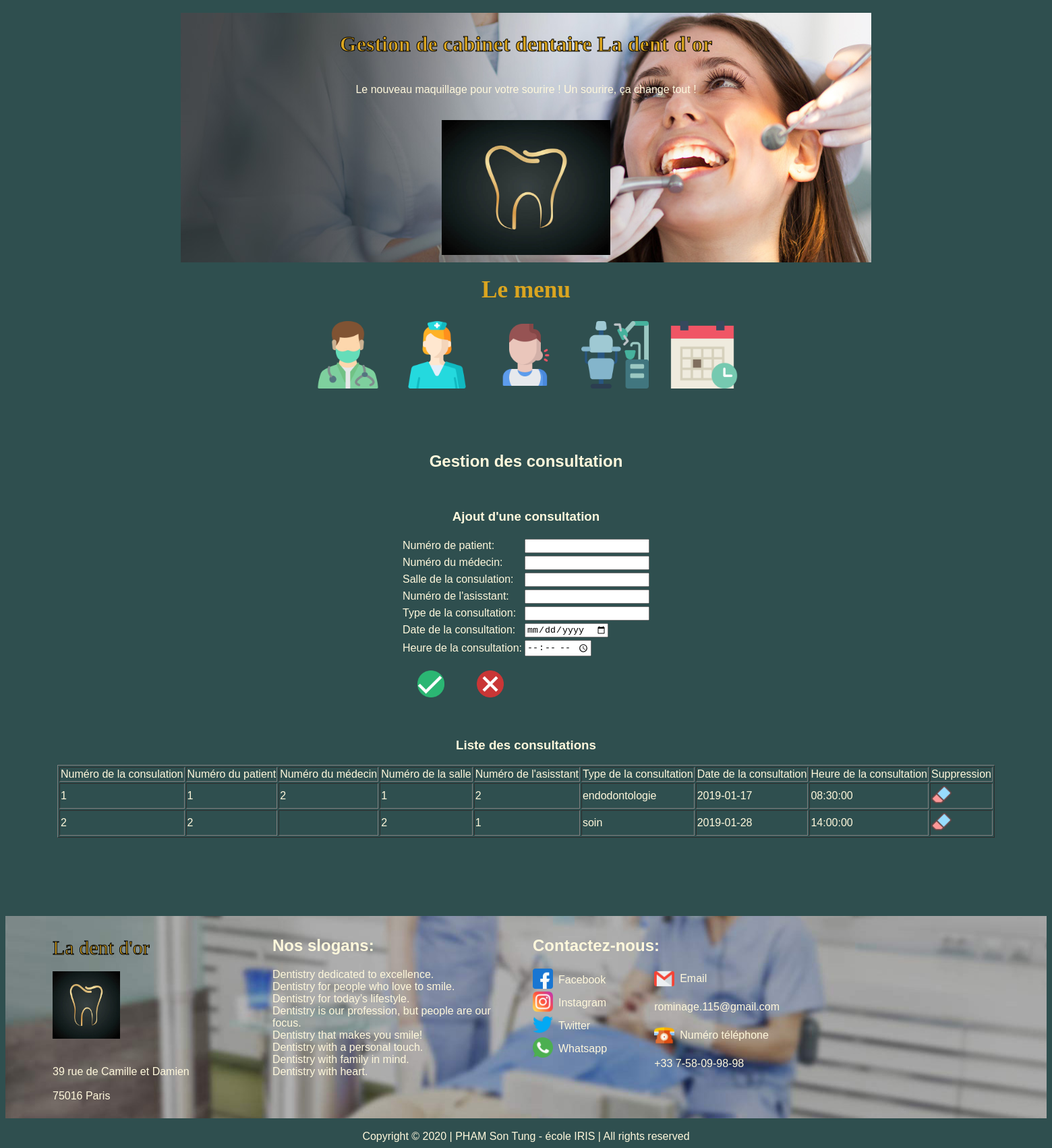
The app's page /index.php?page=5 with its own data.
### tables this page shows
create table consultation
		(numC int(3) not null auto_increment,
			numdos int(3),
			numM int(3),
			numS int(3),
			numA int(3),
			typeC varchar(20),
			dateC date,
			heureC time,
			primary key(numC),
			foreign key(numdos) references patient(numdos),
			foreign key(numM) references medecin(numM),
			foreign key(numS) references salle(numS),
			foreign key(numA) references asisstant(numA)

		);

### fonction.php (called while the page is built, shortened)
<?php
	function connextion()
	{
		$con = mysqli_connect("localhost", "root", "", "dentaire");
		return $con;
	}
	function selectAllConsultation()
	{
		$con = connextion();
		if($con != null)
		{
			$requette ="select * from consultation;";
			$resultats = mysqli_query ($con, $requette);
			return $resultats;
		}
	}

### consultation.php (the view, shortened to what this page needs)
<br/><br/><br/><br/>
<h2> Gestion des consultation </h2>
<br>
<h3>Ajout d'une consultation</h3>
<form method="post" action ="">
<table border =0>
<tr><td>Numéro de patient:</td>
	<td><input type="text" name="numdos"></td>
</tr>
<tr><td>Numéro du médecin:</td>
	<td><input type="text" name="numM"></td>
</tr>
<tr><td>Salle de la consulation:</td>
	<td><input type="text" name="numS"></td>
</tr>
<tr><td>Numéro de l'asisstant:</td>
	<td><input type="text" name="numA"></td>
</tr>
<tr><td>Type de la consultation:</td>
	<td><input type="text" name="typeC"></td>
</tr>
<tr><td>Date de la consultation:</td>
	<td><input type="date" name="dateC"></td>
</tr>
<tr><td>Heure de la consultation:</td>
	<td><input type="time" name="heureC"></td>
</tr>
<tr><td>
	<div class="dropdown">
  		<button type="submit" name="Valider" value="Valider" style="border: 0; background: transparent">
  				<img src="images/valider.png" width="40" height="40" alt="submit" />
   			 </button>
	</div>
	<div class="dropdown">
  		<button type="reset" name="annuler" value="annuler" style="border: 0; background: transparent">
  				<img src="images/annuler.png" width="40" height="40" alt="reset" />
   			 </button>
	</div>
</table>
</form>
<br/>
<h3>Liste des consultations</h3>
<table border=1>
<tr><td>Numéro de la consulation</td>
	<td>Numéro du patient</td>
	<td>Numéro du médecin</td>
	<td>Numéro de la salle </td>
	<td>Numéro de l'asisstant</td>
	<td>Type de la consultation</td>
	<td>Date de la consultation</td>
	<td>Heure de la consultation</td>
	<td>Suppression</td>
</tr>
	<?php
		$lesConsultation = selectAllConsultation();
		foreach ($lesConsultation as $uneConsultation)
		{
			echo "<tr>  <td>".$uneConsultation['numC']." </td>
						<td>".$uneConsultation['numdos']." </td>
						<td>".$uneConsultation['numM']." </td>
						<td>".$uneConsultation['numS']." </td>
						<td>".$uneConsultation['numA']." </td>
						<td>".$uneConsultation['typeC']." </td>
						<td>".$uneConsultation['dateC']." </td>
						<td>".$uneConsultation['heureC']." </td>
						<td> <a href='index.php?page=5&numC=".$uneConsultation['numC']."'>
							<img src = 'images/suprimer.png' width='30' height='30'>
							</a> </td>
				</tr>";
		}
	?>
</table>

### index.php (style rules this page uses)
html { scroll-behavior: smooth; }
html, body { height: auto }
body { background: #2F4F4F; color :#FFF8DC; font-family: arial; }
.dropdown { position: relative; display: inline-block; margin: 1rem; }
* { box-sizing: border-box; }

### records on screen
consultation: numC "1", numdos "1", numM "2", numS "1", numA "2", typeC "endodontologie", dateC "2019-01-17", heureC "08:30:00"
consultation: numC "2", numdos "2", numS "2", numA "1", typeC "soin", dateC "2019-01-28", heureC "14:00:00"
